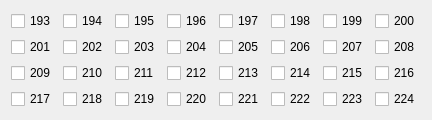
     <widget class="QWidget" name="tab_7">
      <attribute name="title">
       <string>224</string>
      </attribute>
      <layout class="QGridLayout" name="gridLayout_10">
       <item row="1" column="6">
        <widget class="QCheckBox" name="checkBox_207">
         <property name="text">
          <string>207</string>
         </property>
        </widget>
       </item>
       <item row="1" column="7">
        <widget class="QCheckBox" name="checkBox_208">
         <property name="text">
          <string>208</string>
         </property>
        </widget>
       </item>
       <item row="0" column="4">
        <widget class="QCheckBox" name="checkBox_197">
         <property name="text">
          <string>197</string>
         </property>
        </widget>
       </item>
       <item row="1" column="5">
        <widget class="QCheckBox" name="checkBox_206">
         <property name="text">
          <string>206</string>
         </property>
        </widget>
       </item>
       <item row="1" column="4">
        <widget class="QCheckBox" name="checkBox_205">
         <property name="text">
          <string>205</string>
         </property>
        </widget>
       </item>
       <item row="1" column="2">
        <widget class="QCheckBox" name="checkBox_203">
         <property name="text">
          <string>203</string>
         </property>
        </widget>
       </item>
       <item row="1" column="1">
        <widget class="QCheckBox" name="checkBox_202">
         <property name="text">
          <string>202</string>
         </property>
        </widget>
       </item>
       <item row="2" column="0">
        <widget class="QCheckBox" name="checkBox_209">
         <property name="text">
          <string>209</string>
         </property>
        </widget>
       </item>
       <item row="2" column="6">
        <widget class="QCheckBox" name="checkBox_215">
         <property name="text">
          <string>215</string>
         </property>
        </widget>
       </item>
       <item row="2" column="2">
        <widget class="QCheckBox" name="checkBox_211">
         <property name="text">
          <string>211</string>
         </property>
        </widget>
       </item>
       <item row="2" column="1">
        <widget class="QCheckBox" name="checkBox_210">
         <property name="text">
          <string>210</string>
         </property>
        </widget>
       </item>
       <item row="2" column="4">
        <widget class="QCheckBox" name="checkBox_213">
         <property name="text">
          <string>213</string>
         </property>
        </widget>
       </item>
       <item row="2" column="5">
        <widget class="QCheckBox" name="checkBox_214">
         <property name="text">
          <string>214</string>
         </property>
        </widget>
       </item>
       <item row="0" column="7">
        <widget class="QCheckBox" name="checkBox_200">
         <property name="text">
          <string>200</string>
         </property>
        </widget>
       </item>
       <item row="0" column="5">
        <widget class="QCheckBox" name="checkBox_198">
         <property name="text">
          <string>198</string>
         </property>
        </widget>
       </item>
       <item row="0" column="6">
        <widget class="QCheckBox" name="checkBox_199">
         <property name="text">
          <string>199</string>
         </property>
        </widget>
       </item>
       <item row="1" column="3">
        <widget class="QCheckBox" name="checkBox_204">
         <property name="text">
          <string>204</string>
         </property>
        </widget>
       </item>
       <item row="1" column="0">
        <widget class="QCheckBox" name="checkBox_201">
         <property name="text">
          <string>201</string>
         </property>
        </widget>
       </item>
       <item row="2" column="3">
        <widget class="QCheckBox" name="checkBox_212">
         <property name="text">
          <string>212</string>
         </property>
        </widget>
       </item>
       <item row="2" column="7">
        <widget class="QCheckBox" name="checkBox_216">
         <property name="text">
          <string>216</string>
         </property>
        </widget>
       </item>
       <item row="0" column="0">
        <widget class="QCheckBox" name="checkBox_193">
         <property name="text">
          <string>193</string>
         </property>
        </widget>
       </item>
       <item row="0" column="2">
        <widget class="QCheckBox" name="checkBox_195">
         <property name="text">
          <string>195</string>
         </property>
        </widget>
       </item>
       <item row="0" column="3">
        <widget class="QCheckBox" name="checkBox_196">
         <property name="text">
          <string>196</string>
         </property>
        </widget>
       </item>
       <item row="0" column="1">
        <widget class="QCheckBox" name="checkBox_194">
         <property name="text">
          <string>194</string>
         </property>
        </widget>
       </item>
       <item row="3" column="0">
        <widget class="QCheckBox" name="checkBox_217">
         <property name="text">
          <string>217</string>
         </property>
        </widget>
       </item>
       <item row="3" column="1">
        <widget class="QCheckBox" name="checkBox_218">
         <property name="text">
          <string>218</string>
         </property>
        </widget>
       </item>
       <item row="3" column="2">
        <widget class="QCheckBox" name="checkBox_219">
         <property name="text">
          <string>219</string>
         </property>
        </widget>
       </item>
       <item row="3" column="3">
        <widget class="QCheckBox" name="checkBox_220">
         <property name="text">
          <string>220</string>
         </property>
        </widget>
       </item>
       <item row="3" column="4">
        <widget class="QCheckBox" name="checkBox_221">
         <property name="text">
          <string>221</string>
         </property>
        </widget>
       </item>
       <item row="3" column="5">
        <widget class="QCheckBox" name="checkBox_222">
         <property name="text">
          <string>222</string>
         </property>
        </widget>
       </item>
       <item row="3" column="6">
        <widget class="QCheckBox" name="checkBox_223">
         <property name="text">
          <string>223</string>
         </property>
        </widget>
       </item>
       <item row="3" column="7">
        <widget class="QCheckBox" name="checkBox_224">
         <property name="text">
          <string>224</string>
         </property>
        </widget>
       </item>
      </layout>
     </widget>
